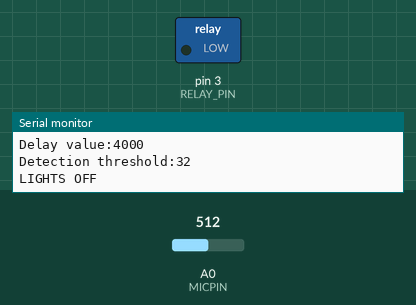
Recording of a sketch running on a simulated Arduino Uno, built with avr-gcc and run on an emulated ATmega328P. Shown: switched loads named in the sketch (green lamp = pin HIGH), the last lines printed to the serial monitor. Dashed ring = blinking. The inputs (shaded band) are chosen by the test bench; at power-on: A0 (MICPIN) = 512.

Above: at 1.48 s.
1.5 s: A0 (MICPIN) set to 35
4.5 s: A0 (MICPIN) set to 29
At 5.5 s:
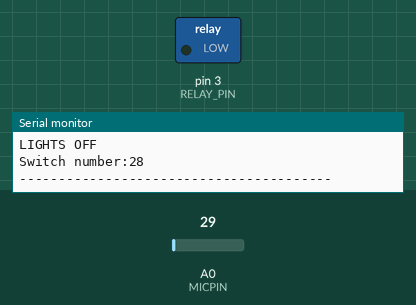
6.0 s: A0 (MICPIN) set to 1023
At 6.09 s:
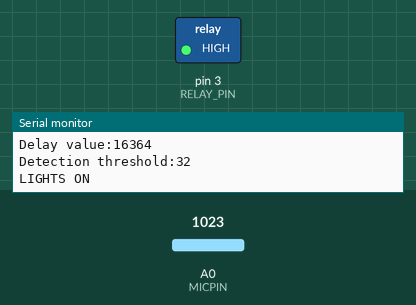
9.0 s: A0 (MICPIN) set to 22
At 9.8 s:
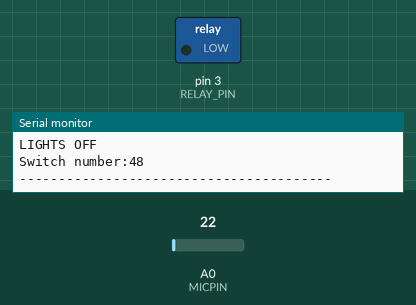
Timing chart, 0 to 11.5 s (numbered marks = the images above; inputs shaded):
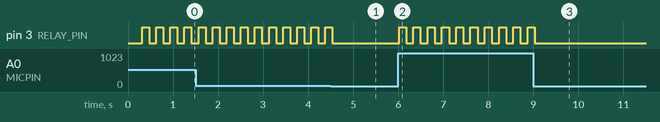

The sketch:

ArduinoHandClapLamp.ino
```cpp
//
// Arduino switches on / off table lamp using noise as a switch (hand clamping)
// Usign high voltage load requires knowledge what one is doing.
// Battery powered lamp can be used instead
//
//
// mika.nokka1@gmail.com 19.2.2022 based on Arduino web site ideas
//
// Relay low side is connected to Arduino (GND-->GND,VCC --> +5v, IN  pin --> Arduino pin 3)
// Relay high side is connected as series to lamp's one wire (COM and NO)
// More info : https://arduinogetstarted.com/tutorials/arduino-relay
//
// Microphone (just for noice detection) connection (GND->GND, VCC-> +5V, AUD -> Arduino A0)
// Potentiomenter (if in module) can be used to adjust H sensitivity
// More info: https://www.aranacorp.com/en/using-a-microphone-with-arduino/


const int RELAY_PIN = 3;  // relay control out pin
const int MICPIN  = A0;   // microphone input pin
const int DELAY=4000; // minimum delay between commands
const int THRESHOLD=32; // SW noice threshold

int micValue = 0; // reset read noise for star
int state =0; // set "lights off" mode for start
int delayCounter=0;
int swithcCounter=0;

// Boot routine
void setup() {
  // initialize pins for digital input / analog input
  pinMode(RELAY_PIN, OUTPUT);
  pinMode(MICPIN, INPUT);
  Serial.begin(9600);
  Serial.println("\n\n..........................................................................");
  Serial.println("\n\nLAMP MASTER IS BOOTING UP.......");
  Serial.print("Delay value between accepted noise commands:"); Serial.println(DELAY);
  Serial.print("Software noice detection threshold:"); Serial.println(THRESHOLD);
  Serial.println("READY!");
  Serial.println("..........................................................................");

}

// main loop
void loop() {
   readMicrophone();
}


void readMicrophone( ) {
  delayCounter++;

  if (delayCounter < DELAY) {
    return;
  }

  micValue = analogRead(MICPIN);
  //Serial.print(F("Read microphone value:")); Serial.println(micVal);
  if (micValue > THRESHOLD && delayCounter >= DELAY ) {  // adjust noice vs. take action threshold
    Serial.print("Microphone noice detected. Value:"); Serial.println(micValue);
    Serial.print("Delay value:"); Serial.println(delayCounter);
    Serial.print("Detection threshold:"); Serial.println(THRESHOLD);

    if (state==0) {  // swithc lamp on
      state=1;
      digitalWrite(RELAY_PIN, HIGH);
      Serial.println("LIGHTS ON");
      swithcCounter++;
      delayCounter=0;
    }
    else if (state==1) { //switch lamp off
      state=0;
      digitalWrite(RELAY_PIN, LOW);
      Serial.println("LIGHTS OFF");
      swithcCounter++;
      delayCounter=0;
    }
    Serial.print(F("Switch number:")); Serial.println(swithcCounter);
    Serial.println("----------------------------------------");
  }
}
```

Measured:
- the behaviour switches between 33 and 32 on A0 (MICPIN) (found by bisection; images 0 and 1)
- after the input at 4.5 s, pin 3 (RELAY_PIN): goes on until 4.5 s, then stays LOW
- after the input at 6.0 s, pin 3 (RELAY_PIN): alternates HIGH for 0.16 s and LOW for 0.16 s, starting at once
- after the input at 9.0 s, pin 3 (RELAY_PIN): goes on until 9.0 s, then stays LOW
- by itself, pin 3 (RELAY_PIN): alternates HIGH for 0.16 s and LOW for 0.16 s
